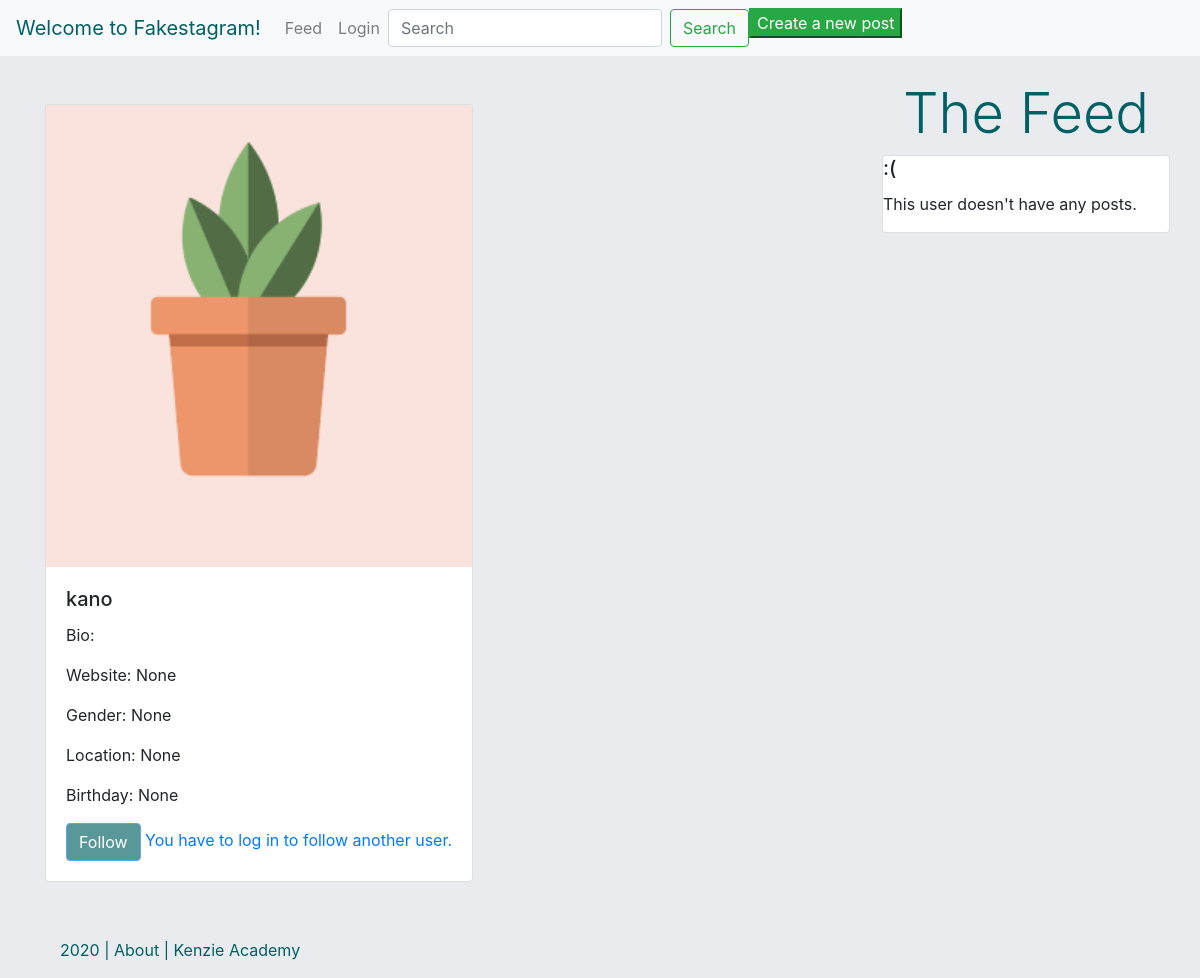
The page /user/kano/ on the database as committed earlier.
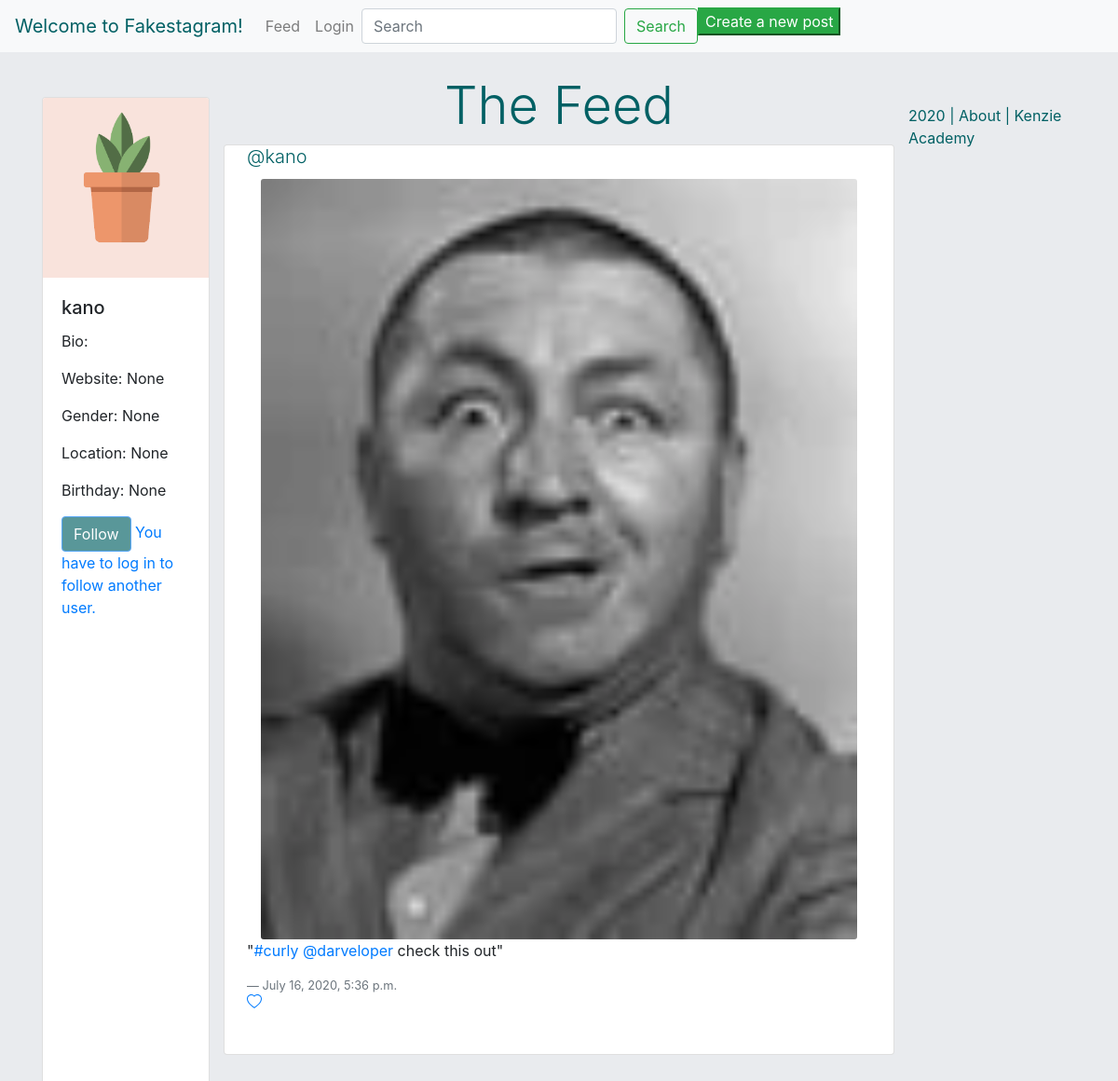
The same page on the database as committed later.
### authentication/models.py (models this page shows, shortened)
class Profile(models.Model):
    user = models.ForeignKey(
        Author,
        on_delete=models.CASCADE,
        related_name='profile'
        )
    bio = models.TextField(max_length=280, blank=True)
    website = models.URLField(blank=True, null=True)
    gender = models.CharField(max_length=20, blank=True, null=True)
    profile_picture = models.ImageField(
        null=True,
        blank=True,
        default='default.png',
        upload_to='profile_uploads'
        )
    location = models.CharField(max_length=30, blank=True, null=True)
    birthdate = models.DateField(
        auto_now=False,
        auto_now_add=False,
        null=True,
        blank=True
        )

class Author(AbstractBaseUser):
    name = models.CharField(max_length=50)
    username = models.CharField(max_length=50, unique=True)
    slug = models.SlugField(null=False, unique=True)
    email = models.EmailField(max_length=100, unique=True)
    active = models.BooleanField(default=True)
    staff = models.BooleanField(default=False)
    admin = models.BooleanField(default=False)
    following = models.ManyToManyField(
        'self',
        related_name="following"
    )
    USERNAME_FIELD = 'username'
    REQUIRED_FIELDS = ['email', 'name']
    objects = AuthorManager()

### insta_backend/models.py (models this page shows, shortened)
class Post(models.Model):
    author = models.ForeignKey(
        'authentication.Author',
        on_delete=models.CASCADE
    )
    image = models.ImageField(upload_to='post_uploads/')
    caption = models.TextField(max_length=500)
    created_timestamp = models.DateTimeField(auto_now_add=True)
    updated_timestamp = models.DateTimeField(auto_now=True)
    likes = models.ManyToManyField(
        'authentication.Author',
        blank=True,
        related_name="authors_who_like_this"
        )
    comments = models.ManyToManyField(
        'authentication.Author',
        blank=True,
        related_name="authors_who_commented_this"
        )

### authentication/views.py (the view)
# urls.py: path('user/<str:slug>/', profile_view, name='profile'),
def profile_view(request, slug):
    user = Author.objects.get(username=slug)
    profile = Profile.objects.filter(user=user).first()
    posts = Post.objects.filter(author=user)
    context = {
            "profile": profile,
            "posts": posts,
            "user": user
        }
    if request.user.is_authenticated:
        logged_in_user = Author.objects.get(id=request.user.id)
        is_following = logged_in_user.following.filter(username=slug).exists()
        context["is_following"] = is_following
    return render(request, 'profile.html', context)

### authentication/templates/profile.html (shortened to what this page needs)
{% extends 'base.html' %}
{% block content %}
        <div class="col d-flex mt-5 align-left">
            <div class="card align-left" style="width: auto; height: auto">
                {% load static %}
                <img src="{{ profile.profile_picture.url }}" class="card-img-top" alt="..." />
                <div class="card-body">
                    <h5 class="card-title">{{user.slug}}</h5>
                    <p class="card-text">Bio: {{profile.bio}}</p>
                    <p class="card-text">Website: {{profile.website}}</p>
                    <p class="card-text">Gender: {{profile.gender}}</p>
                    <p class="card-text">Location: {{profile.location}}</p>
                    <p class="card-text">Birthday: {{profile.birthdate}}</p>
                    {% if request.user.is_authenticated %}
                        {% if request.user.username == user.slug %}
                            <a href={% url 'edit_profile' slug=request.user.username%} class="btn btn-primary" style='background-color: #016064'>Edit Profile</a>
                        {% endif %}
                        {% if not is_following %}
                            <a href={% url 'follow' slug=user.slug %} class="btn btn-primary" style='background-color: #016064; color:white;'>Follow</a>
                        {% else %}
                            <a href={% url 'unfollow' slug=user.slug %} class="btn btn-primary" style='background-color: #016064; color:red;'>Unfollow</a>
                        {% endif %}
                    {% else %}
                        <a href='/login/' class="btn btn-primary disabled" style='background-color: #016064; color:white;'>Follow</a>
                        <a href='/login/'>You have to log in to follow another user.</a>
                    {% endif %}
                </div>
            </div>
        </div>
        <div class="feed" style="margin-bottom: 10rem;">
            <h1 class='display-4 mt-4 text-center' style="color: #016064;">The Feed</h1>
           {% if posts %}
        <div>
        {% for post in posts %}
                <div class="card" style="width: 45rem;">
                {% load static %}
                    <h5 class="lead card-title mx-4">
                        <a style="color: #016064" href={% url 'profile' slug=post.author.slug %}>@{{ post.author.username }}</a>
                    </h5>
                <a href={% url 'post_detail' id=post.id %}>
                    <img class="card-img mx-auto" style="width: 40rem; display: block;" alt="{{post.caption}}" src="{{ post.image.url }}"/>
                <p class="card-text mx-4">"{{ post.caption|safe}}"</p>
                <footer class="blockquote-footer mx-4">{{ post.created_timestamp }}</footer>
                {% if request.user.is_authenticated %}
                <a href="{% url 'post-like' pk=post.pk %}" class="card-link mx-4">
                    {% if request.user not in post.likes.all %}
                        <svg style="vertical-align: middle;" width="1em" height="1em" viewBox="0 0 16 16" class="bi bi-heart" fill="currentColor" xmlns="http://www.w3.org/2000/svg">
                            <path fill-rule="evenodd" d="M8 2.748l-.717-.737C5.6.281 2.514.878 1.4 3.053c-.523 1.023-.641 2.5.314 4.385.92 1.815 2.834 3.989 6.286 6.357 3.452-2.368 5.365-4.542 6.286-6.357.955-1.886.838-3.362.314-4.385C13.486.878 10.4.28 8.717 2.01L8 2.748zM8 15C-7.333 4.868 3.279-3.04 7.824 1.143c.06.055.119.112.176.171a3.12 3.12 0 0 1 .176-.17C12.72-3.042 23.333 4.867 8 15z"/>
                        </svg>
                    {% else %}
                        <svg width="1em" height="1em" viewBox="0 0 16 16" class="bi bi-heart-fill" fill="currentColor" xmlns="http://www.w3.org/2000/svg">
                            <path fill-rule="evenodd" d="M8 1.314C12.438-3.248 23.534 4.735 8 15-7.534 4.736 3.562-3.248 8 1.314z"/>
                        </svg>
                    {% endif %}
                {% else %}
                    <a href="/login" class="card-link mx-4">
                    </a>
                {% endif %}
                <br/>
                <br>
            </div>
        {% endfor %}
        {% else %}
        <div class="card" style="width: 18rem;">
            <h5 class="card-title"> :( </h5>
            <p> This user doesn't have any posts. </p>
        </div>
    {% endif %}
            </div>
    </div>
{% endblock %}

### authentication/templates/base.html (shortened to what this page needs)
{% load static %}
<html>
    <head>
        <link rel="stylesheet" href="https://maxcdn.bootstrapcdn.com/bootstrap/4.0.0/css/bootstrap.min.css">
    </head>
    <body style='background-color: #e9ebee'>
    <nav class="navbar navbar-expand-lg navbar-light bg-light">
    {% if request.user.is_authenticated %}
        <a class="navbar-brand" style='color: #016064;' href="{% url 'home' %}">Welcome {{request.user.username}}!</a>
    {% else %}
        <a class="navbar-brand" style='color: #016064;' href="/">Welcome to Fakestagram!</a>
    {% endif %}
        <div class="collapse navbar-collapse" id="navbarNavAltMarkup">
            <div class="navbar-nav ">
                <a class="nav-item nav-link" href="{% url 'home' %}">Feed</a>
                {% if request.user.is_authenticated %}
                <a class="nav-item nav-link" href="{% url 'profile' slug=request.user.slug%}">Profile</a>
                <a class="nav-item nav-link" href="/logout/">Logout</a>
                {% else %}
                <a class="nav-item nav-link" href="{% url 'login' %}">Login</a>
                {% endif %}
                <form class="form-inline my-2 my-lg-0" action='/search/' method='get'>
                    <input class="form-control mr-sm-2" type="text" placeholder="Search" aria-label="Search" name="q">
                    <button class="btn btn-outline-success my-2 my-sm-0" type="submit">Search</button>
                </form>
                <a href="/post/add/"><button class="btn-success">Create a new post</button></a>
            </div>
        </div>
    </nav>
        <div class="container">
            <div class="row">
                    {% block content %}
                    {% endblock %}
                <div class="col d-flex mt-5 align-left">
                    <div>
                    <p class='mt-2' style='color: #016064;'>2020 | About | Kenzie Academy</p>
                    </div>
                </div>
            </div>
        </div>
    </body>
</html>

Rows that differ between the two databases and show on the page:
added Post: author.username "kano", image (picture), caption "#curly @darveloper check this out", created_timestamp "July 16, 2020, 5:36 p.m."
Other text that changed with them:
text no longer shown: ":( This user doesn't have any posts."
